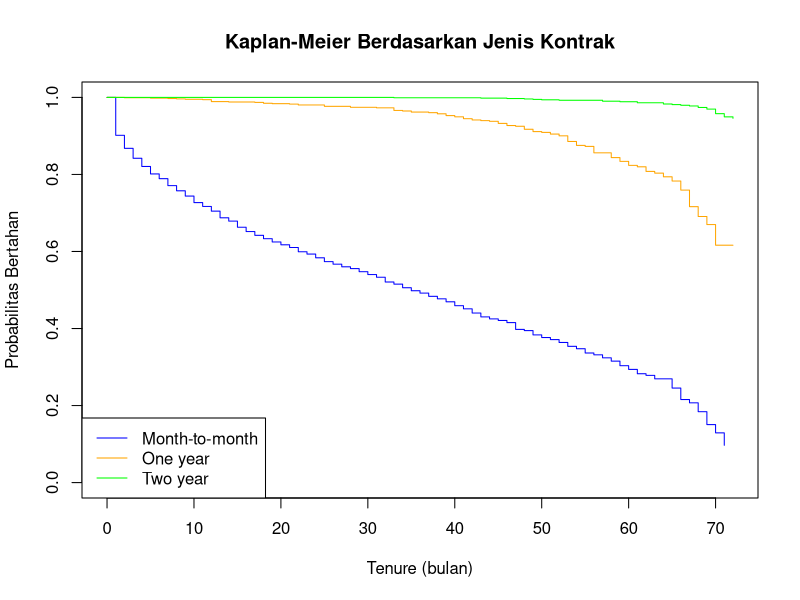

This figure's R source:
# -----------------------------------------
# 1. Load library
# -----------------------------------------
library(survival)

# -----------------------------------------
# 2. Load data
# -----------------------------------------
df <- read.csv("Data_Project_Modsur2_Cleaned.csv")

# -----------------------------------------
# 3. Pastikan format variabel sudah sesuai
# -----------------------------------------
df$Contract <- factor(df$Contract,
                      levels = c("Month-to-month", "One year", "Two year"))

df$SeniorCitizen <- factor(df$SeniorCitizen,
                           levels = c(0, 1),
                           labels = c("Non-Lansia", "Lansia"))

df$Churn <- as.numeric(df$Churn)  # 1 = churn, 0 = aktif (censored)

# -----------------------------------------
# 4. Buat objek survival
# -----------------------------------------
surv_obj <- Surv(time = df$tenure, event = df$Churn)

# -----------------------------------------
# 5. Uji Stratifikasi Log-Rank
# -----------------------------------------
logrank_strat <- survdiff(surv_obj ~ Contract + strata(SeniorCitizen), data = df)

# Tampilkan hasil uji
print(logrank_strat)

# Hitung p-value secara manual
pval <- 1 - pchisq(logrank_strat$chisq, df = as.numeric(logrank_strat$df))
cat("P-value:", pval, "\n")

# -----------------------------------------
# 6. Visualisasi Kurva Kaplan-Meier 
# -----------------------------------------
km_fit <- survfit(surv_obj ~ Contract, data = df)

plot(km_fit, col = c("blue", "orange", "green"),
     xlab = "Tenure (bulan)",
     ylab = "Probabilitas Bertahan",
     main = "Kaplan-Meier Berdasarkan Jenis Kontrak")
legend("bottomleft", legend = levels(df$Contract), col = c("blue", "orange", "green"), lty = 1)
